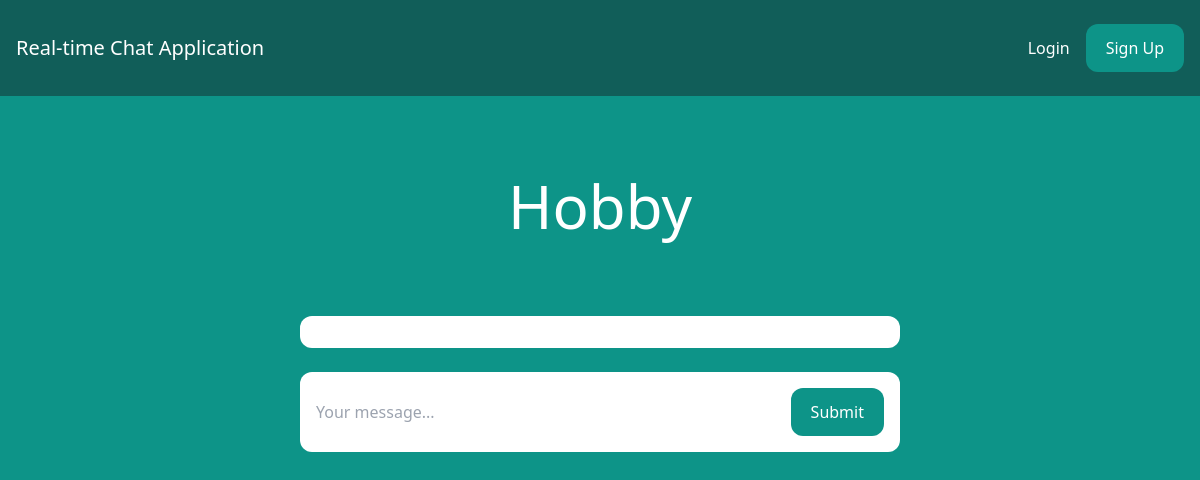
Before: /room/Hobby/ with the older database file.
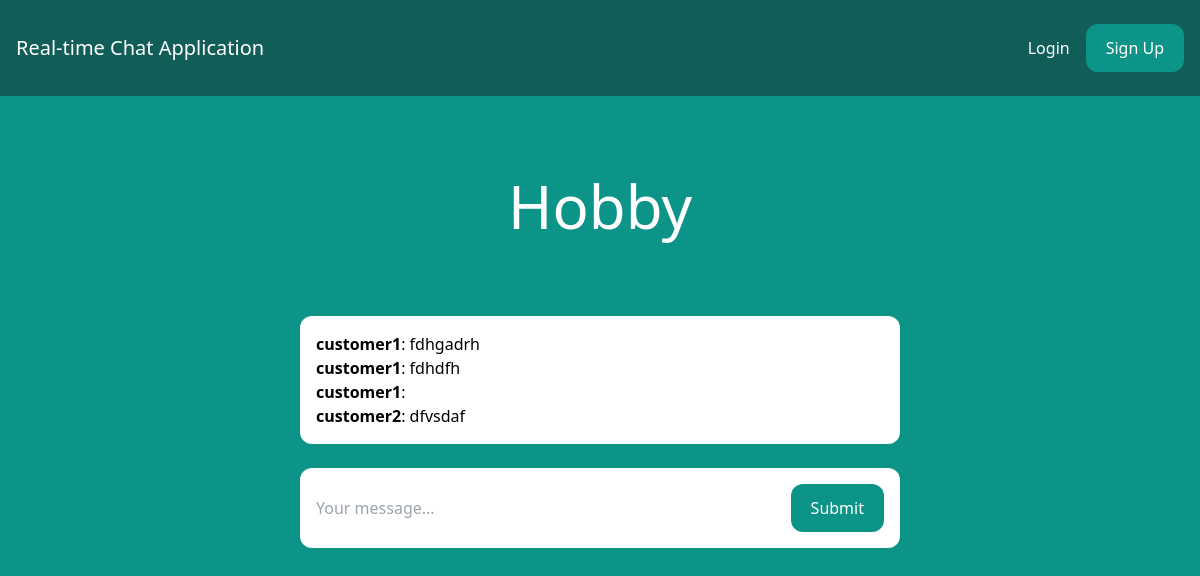
After: the same page with the newer database file.
### chat_room/models.py (models this page shows)
class ChatRoom(models.Model):
    name = models.CharField(max_length=255)
    slug = models.SlugField(unique=True)

class Message(models.Model):
    room = models.ForeignKey(ChatRoom, related_name='messages', on_delete=models.CASCADE)
    user = models.ForeignKey(User, related_name='messages', on_delete=models.CASCADE)
    content = models.TextField()
    date_added = models.DateTimeField(auto_now_add=True)
    class Meta:
        ordering = ('date_added',)

### chat_room/views.py (the view)
# urls.py: path('room/<slug:slug>/',views.room,name='room'),
def room(request,slug):
    room = ChatRoom.objects.get(slug=slug)
    messages = Message.objects.filter(room=room)[0:25]
    return render(request,'chat_room.html',{'room':room,'messages': messages})

### templates/chat_room.html (shortened to what this page needs)
{% extends 'index.html' %}
{% block content %}
<div class="p-10 lg:p-20 text-center">
    <h1 class="text-3xl lg:text-6xl text-white">{{ room.name }}</h1>
</div>
<div class="lg:w-2/4 mx-4 lg:mx-auto p-4 bg-white rounded-xl">
    <div class="chat-messages space-y-3" id="chat-messages">
        {% for m in messages %}<b>{{ m.user.username }}</b>: {{ m.content }}<br>{% endfor %}
    </div>
</div>
<div class="lg:w-2/4 mt-6 mx-4 lg:mx-auto p-4 bg-white rounded-xl">
    <form method="post" action="." class="flex">
        <input type="text" name="content" class="flex-1 mr-3" placeholder="Your message..." id="chat-message-input">
        <button
            class="px-5 py-3 rounded-xl text-white bg-teal-600 hover:bg-teal-700"
            id="chat-message-submit"
        >Submit</button>
    </form>
</div>
{% endblock %}

### templates/index.html (shortened to what this page needs)
<!DOCTYPE html>
<html lang="en">
<head>
    <script src="https://cdn.tailwindcss.com" ></script>
</head>
<body class="bg-teal-600">
    <nav class="flex items-center justify-between px-4 py-6 bg-teal-800">
        <div>
            <a href="/" class="text-xl text-white">Real-time Chat Application</a>
        </div>
        <div class="flex items-center space-x-4" >
            {% if request.user.is_authenticated %}
            <a class="text-white hover:text-gray-200" href="/chat_room" >Rooms</a>
            <a href="/logout" class="px-5 py-3 rounded-xl text-white bg-teal-600 hover:bg-teal-700">Log Out</a>
            {% else %}
            <a href="/login" class="text-white hover:text-gray-200">Login</a>
            <a href="/signup" class="px-5 py-3 rounded-xl text-white bg-teal-600 hover:bg-teal-700">Sign Up</a>
        {% endif %}
        </div>
    </nav>
    {% block content %}
     {% endblock %}
</body>
</html>

Changed rows visible on the page:
added Message: user.username "customer1", content "fdhgadrh"
added Message: user.username "customer1", content "fdhdfh"
added Message: user.username "customer1"
added Message: user.username "customer2", content "dfvsdaf"
